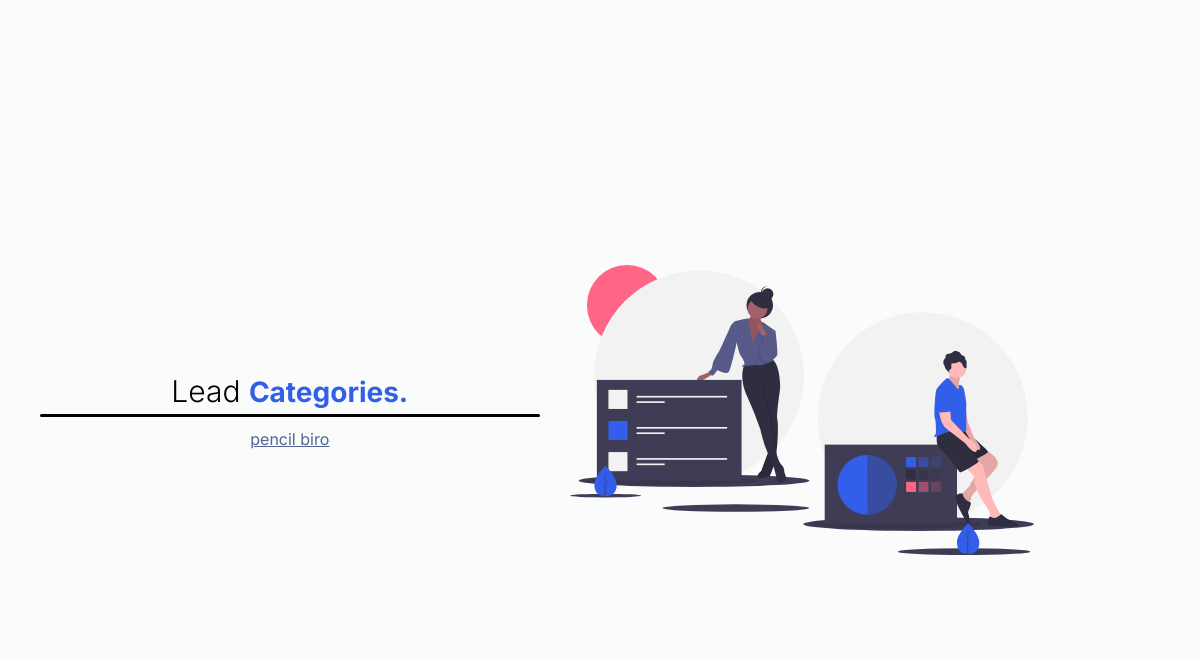
The app's page /new_leads/ (signed in), older data.
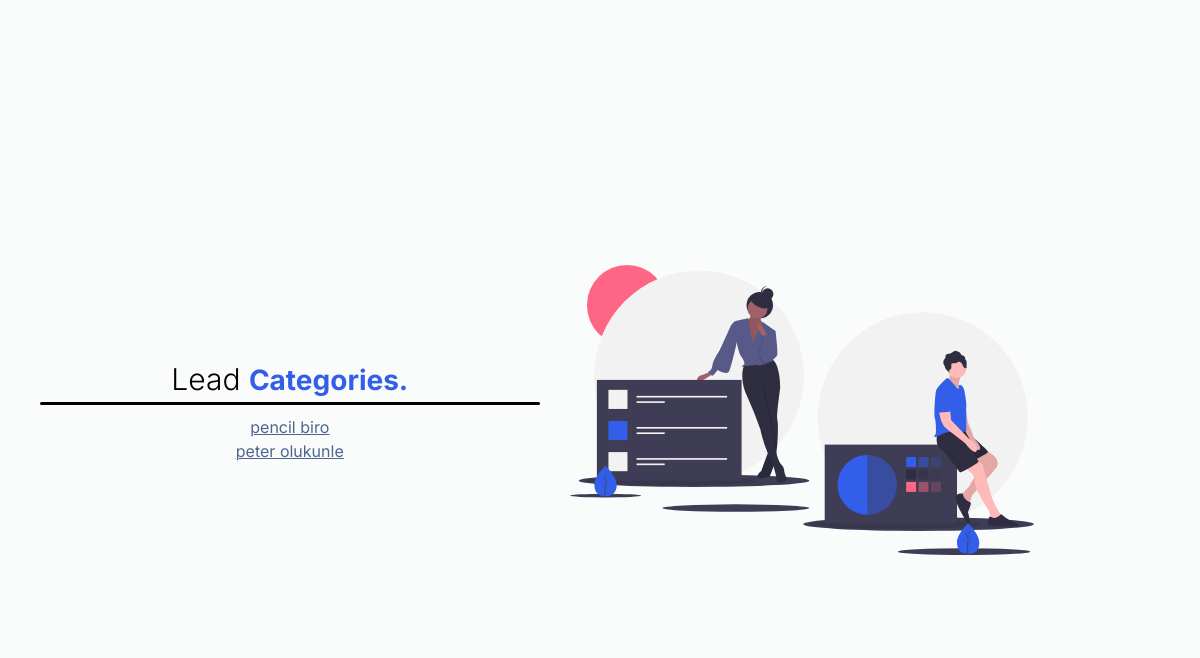
The same page, newer data.
### CRMapp/models.py (models this page shows, shortened)
class Lead(models.Model):
    first_name = models.CharField(max_length=20)
    last_name = models.CharField(max_length=20)
    age = models.IntegerField(default=0)
    descripton = models.TextField(null=True, blank=True)
    agent = models.ForeignKey("Agent", on_delete=models.SET_NULL, null=True, blank=True)
    date_added = models.DateTimeField(auto_now_add=True)
    organisation = models.ForeignKey("Auto", on_delete=models.CASCADE)
    category = models.ForeignKey("Category", on_delete=models.SET_NULL, null=True, blank=True, related_name='leads')
    created_at = models.DateTimeField(default=datetime.now, blank=True, null=True)

### CRMapp/views.py (the view)
# urls.py: path('new_leads/', views.New_lead_category.as_view(), name='new-leadcategory'),
class New_lead_category(ManualLoginRequiredMixin, generic.ListView):
    template_name = 'new_lead_category.html'
    def get_queryset(self):
        if self.request.user.is_organisor:
            queryset = Category.objects.filter(user = self.request.user)
        return queryset
    def get_context_data(self, **kwargs):
        context = super(New_lead_category, self).get_context_data(**kwargs)
        if self.request.user.is_organisor:
            queryset = Lead.objects.filter(organisation = self.request.user.auto)
        context.update({
            'new_leads':queryset.filter(category__isnull=True),
        })
        return context

### CRMapp/mixins.py (called while the page is built)
    def dispatch(self, request, *args, **kwargs):
        if not request.user.is_authenticated or not request.user.is_organisor:
            return redirect('login')
        return super().dispatch(request, *args, **kwargs)

### CRMapp/templates/new_lead_category.html (shortened to what this page needs)
{% extends 'registration/signup.html' %}
{% load tailwind_filters %}
{% load static %}
{% block content %}
<body>
    <div class="container">
        <div class="box">
            <div class="span">
                <h1>Lead <span>Categories.</span></h1>
            </div>
                <div class="login">
                    {% for new_lead_category in new_leads %}
                    <a href="{% url 'leads:category-leadupdate' new_lead_category.id  %}"><h3>{{new_lead_category.first_name}}  {{new_lead_category.last_name}}</h3></a>
                    {% endfor %}
                </div>
        </div>
        <div class="team_img_wrapper">
            <img src="{% static 'images/team.svg' %}" alt="team-img" />
          </div>
    </div>
</body>
{% endblock %}

Row changes from the older to the newer data that the page shows:
added Lead: first_name "peter", last_name "olukunle"
